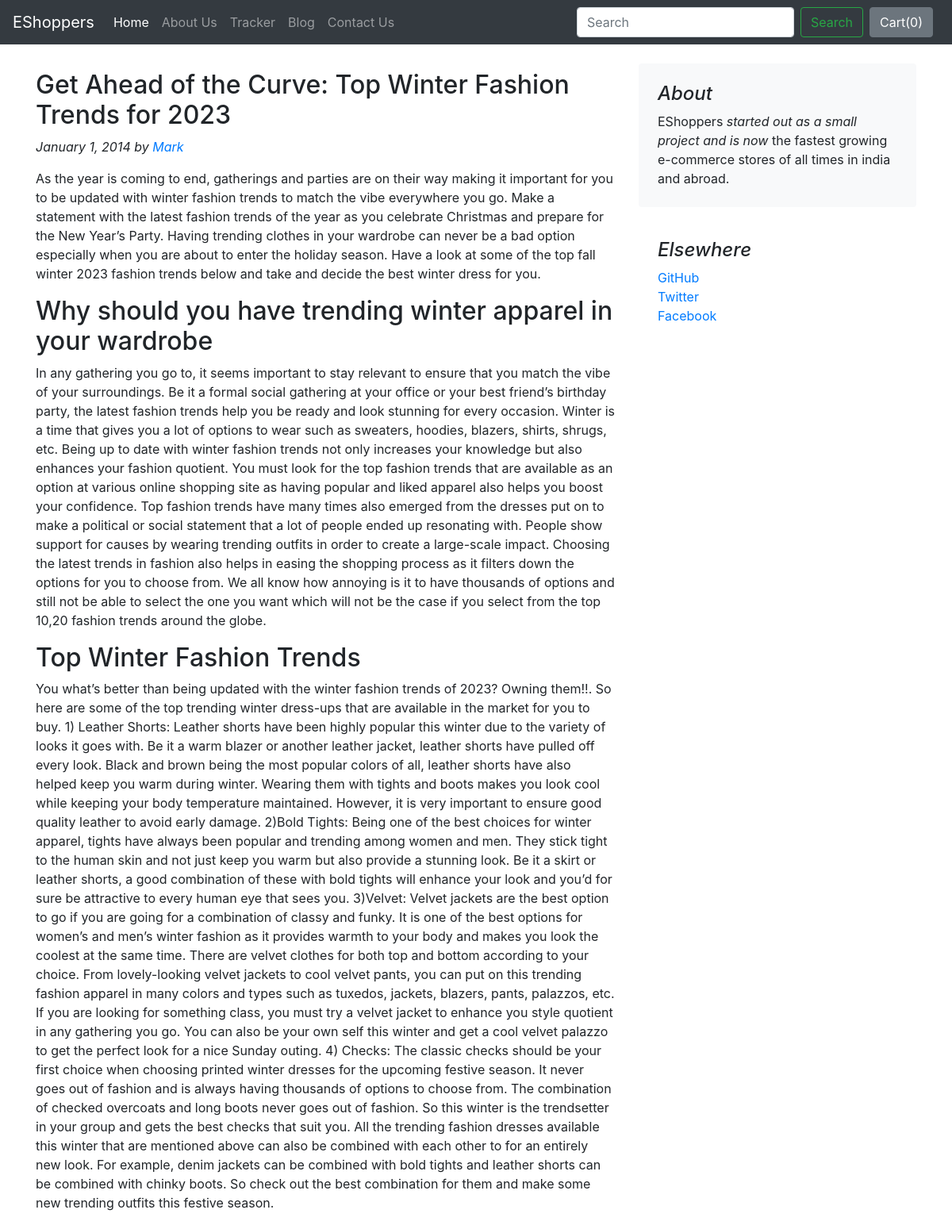
The app's page /blog/blogpost/2 with its own data.
### blog/models.py (models this page shows)
class Blogpost(models.Model):
    post_id = models.AutoField(primary_key= True)
    tilte = models.CharField(max_length=50)
    head0 = models.CharField(max_length=500, default="")
    chead0 = models.CharField(max_length=5000, default="")
    head1 = models.CharField(max_length=500, default="")
    chead1 = models.CharField(max_length=5000, default="")
    head2 = models.CharField(max_length=500, default="")
    chead2 = models.CharField(max_length=5000, default="")
    pub_date = models.DateField()
    thumbnail = models.ImageField(upload_to='shop/images', default="")
    def __str__(self):
        return self.tilte

### blog/views.py (the view)
# urls.py: path('blogpost/<int:id>', views.blogpost, name = 'blogHome'),
def blogpost(request, id):
    post = Blogpost.objects.filter(post_id = id)[0]
    print(post)
    return render(request, 'blog/blogpost.html',{'post':post})

### blog/templates/blog/blogpost.html (shortened to what this page needs)
{% extends 'blog/basic.html' %}
{% block body %}
<div class="container">
    <div class="row mt-4">
        <div class="col-md-8 blog-main">
            <div class="blog-post">
                <h2 class="blog-post-title">{{post.head0}}</h2>
                <p class="blog-post-meta font-italic">January 1, 2014 by <a href="#">Mark</a></p>
                <p>{{post.chead0}}</p>
                <h2>{{post.head1}}</h2>
                <p>{{post.chead1}}</p>
                <h2>{{post.head2}}</h2>
                <p>{{post.chead2}}</p>
            </div>
        </div>
        <aside class="col-md-4 blog-sidebar">
            <div class="p-4 mb-3 bg-light rounded">
                <h4 class="font-italic">About</h4>
                <p class="mb-0">EShoppers <em>started out as a small project and is now</em> the fastest growing e-commerce stores of all times in india and abroad.</p>
            </div>
            <div class="p-4">
                <h4 class="font-italic">Elsewhere</h4>
                <ol class="list-unstyled">
                    <li><a href="#">GitHub</a></li>
                    <li><a href="#">Twitter</a></li>
                    <li><a href="#">Facebook</a></li>
                </ol>
            </div>
        </aside>
    </div>
</div>
{% endblock %}

### records on screen
Blogpost: head0 "Get Ahead of the Curve: Top Winter Fashion Trends for 2023", chead0 "As the year is coming to end, gatherings and parties are on their way making it important for you to be updated with winter fashion trends to match the vibe everywhere you go. Make a statement with the latest fashion trends of the year as you celebrate Christmas and prepare for the New Year’s Party. Having trending clothes in your wardrobe can never be a bad option especially when you are about to enter the holiday season. Have a look at some of the top fall winter 2023 fashion trends below and take and decide the best winter dress for you.", head1 "Why should you have trending winter apparel in your wardrobe", chead1 "In any gathering you go to, it seems important to stay relevant to ensure that you match the vibe of your surroundings. Be it a formal social gathering at your office or your best friend’s birthday party, the latest fashion trends help you be ready and look stunning for every occasion. Winter is a time that gives you a lot of options to wear such as sweaters, hoodies, blazers, shirts, shrugs, etc. Being up to date with winter fashion trends not only increases your knowledge but also enhances your fashion quotient. You must look for the top fashion trends that are available as an option at various online shopping site as having popular and liked apparel also helps you boost your confidence.…", head2 "Top Winter Fashion Trends", chead2 "You what’s better than being updated with the winter fashion trends of 2023? Owning them!!. So here are some of the top trending winter dress-ups that are available in the market for you to buy. 1) Leather Shorts: Leather shorts have been highly popular this winter due to the variety of looks it goes with. Be it a warm blazer or another leather jacket, leather shorts have pulled off every look. Black and brown being the most popular colors of all, leather shorts have also helped keep you warm during winter. Wearing them with tights and boots makes you look cool while keeping your body temperature maintained. However, it is very important to ensure good quality leather to avoid early damage.…"
